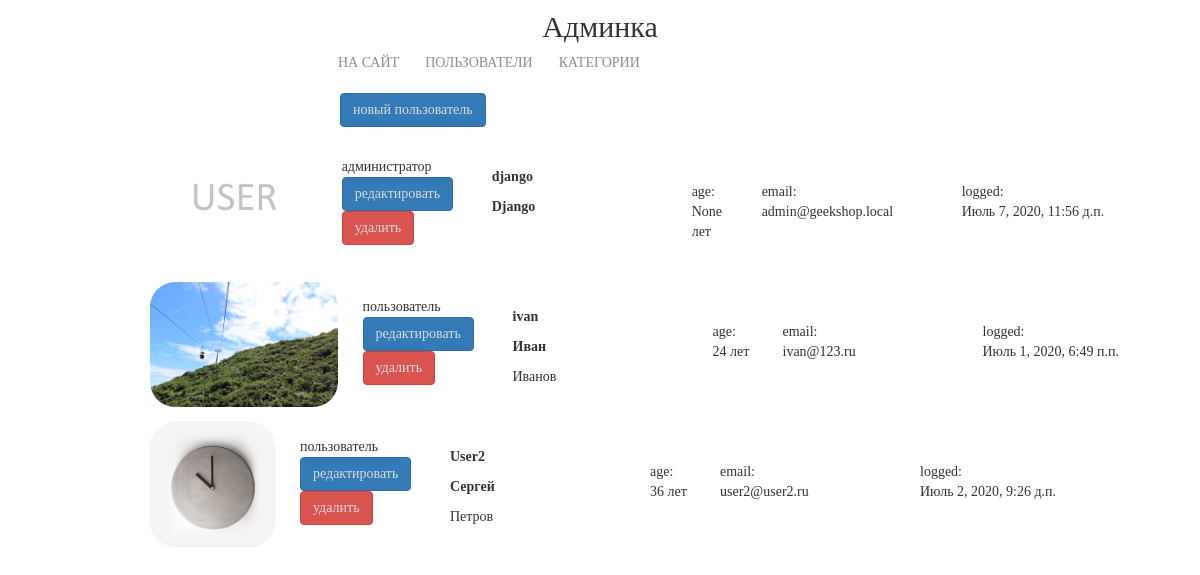
Before: /my/admin/ (signed in) with the older database file.
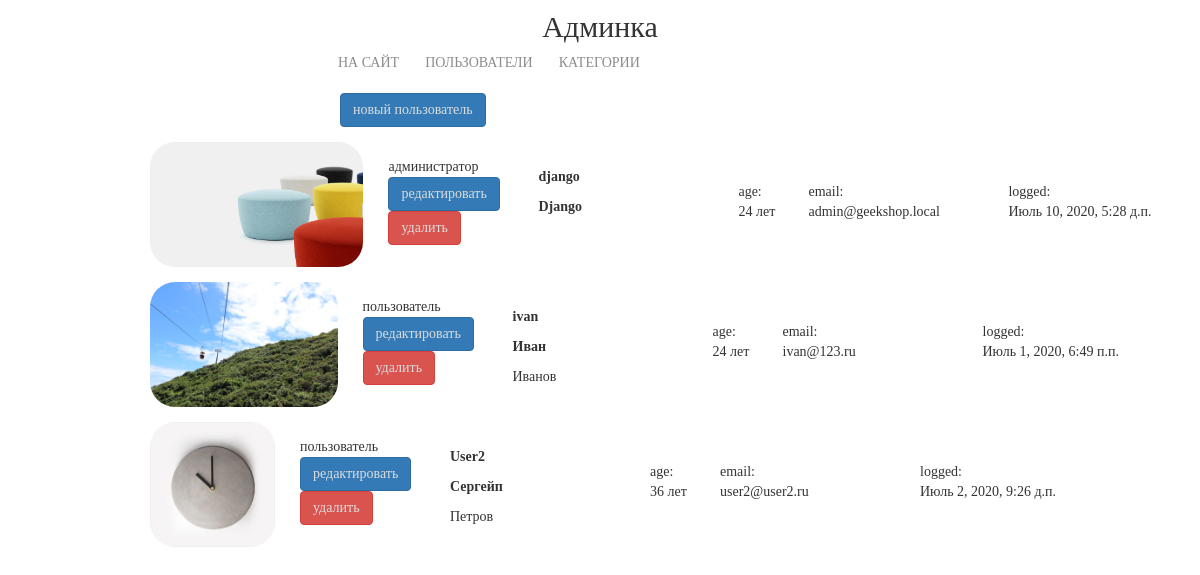
After: the same page with the newer database file.
### authapp/models.py (models this page shows)
class ShopUser(AbstractUser):
    age = models.PositiveSmallIntegerField('Возраст', null=True)
    avatar = models.ImageField(upload_to='users_avatars', blank=True)
    id_for_friends = models.CharField('Код для пригашения друзей', max_length=8, blank=True)

### adminapp/views.py (the view)
# urls.py: path('', adminapp.ShopUserList.as_view(), name='index'),
class ShopUserList(SuperUserOnlyMixin, PageTitleMixin, ListView):
    model = ShopUser
    page_title = 'Админка'

### adminapp/views.py (called while the page is built)
    @method_decorator(user_passes_test(lambda x: x.is_superuser))
    def dispatch(self, request, *args, **kwargs):
        return super().dispatch(request, *args, **kwargs)

    def get_context_data(self, **kwargs):
        context = super().get_context_data(**kwargs)
        context['title'] = self.page_title
        return context

### mainapp/templatetags/my_filters.py (called while the page is built)
@register.filter(name='media_folder_users')
def media_folder_users(string):
    if not string:
        string = 'users_avatars/default.jpg'
    return f'{settings.MEDIA_URL}{string}'

### adminapp/templates/authapp/shopuser_list.html
{% extends 'adminapp/base.html' %}
{% load static %}
{% load my_filters %}
{% block container %}
    <div class="users_list">
        <a href="{% url 'my_admin:user_create' %}" class="btn btn-primary new_user">
            новый пользователь
        </a>
        {% for shop_user in object_list %}
            <div class="user_record {% if not shop_user.is_active %}not_active{% endif %}">
                <img src="{{ shop_user.avatar|media_folder_users }}" alt="{{ shop_user.username }}">
                <div class="user_role">
                    {% if shop_user.is_superuser %}администратор{% else %}пользователь{% endif %}
                    <a href="{% url 'my_admin:user_update' shop_user.pk %}" class="btn btn-primary">
                        редактировать
                    </a>
                    <a href="{% url 'my_admin:user_delete' shop_user.pk %}" class="btn btn-danger">
                        удалить
                    </a>
                </div>
                <div class="user_name">
                    <p><strong>{{ shop_user.username }}</strong></p>
                    <p>
                        {% if shop_user.first_name %}
                            <b>{{ shop_user.first_name|title }}</b>
                            {% if shop_user.last_name %}
                                <p>{{ shop_user.last_name|title }}</p>
                            {% endif %}
                        {% endif %}
                    </p>
                </div>
                <div class="user_age">
                    age:<br>
                    {{ shop_user.age }} лет
                </div>
                <div class="user_email">
                    email:<br>
                    {{ shop_user.email }}
                </div>
                <div class="user_lastlogin">
                    logged:<br>
                    {{ shop_user.last_login }}
                </div>
            </div>
        {% endfor %}
    </div>
{% endblock %}

Changed rows visible on the page:
changed ShopUser "django": avatar|media_folder_users: picture added in place of a placeholder; age "None" → "24"; last_login "Июль 7, 2020, 11:56 д.п." → "Июль 10, 2020, 5:28 д.п."
changed ShopUser "User2": first_name "Сергей" → "Сергейп"
